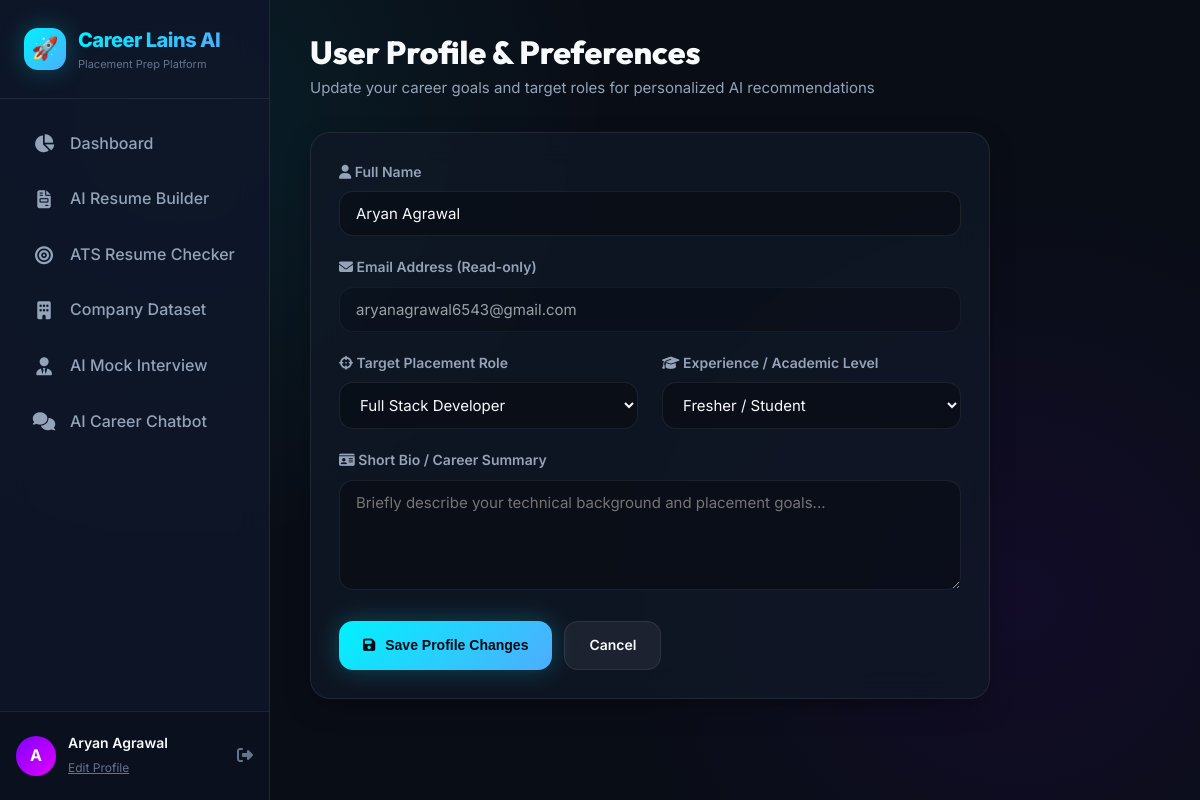
Screenshot of /profile (signed in) with the database file from the repository.
### tables this page shows
CREATE TABLE users (
    id INTEGER PRIMARY KEY AUTOINCREMENT,
    name TEXT NOT NULL,
    email TEXT UNIQUE NOT NULL,
    password_hash TEXT NOT NULL,
    target_role TEXT DEFAULT 'Software Engineer',
    experience_level TEXT DEFAULT 'Fresher / Student',
    bio TEXT DEFAULT '',
    created_at TIMESTAMP DEFAULT CURRENT_TIMESTAMP
);

### app.py (the view, shortened to what this page needs)
@app.route('/profile', methods=['GET', 'POST'])
@login_required
def profile():
    return render_template('profile.html', user=g.user)

### app.py (called while the page is built)
def login_required(f):
    @wraps(f)
    def decorated_function(*args, **kwargs):
        if 'user_id' not in session:
            flash('Please sign in / log in to access this feature.', 'warning')
            return redirect(url_for('login'))
        return f(*args, **kwargs)
    return decorated_function

@app.before_request
def load_logged_in_user():
    user_id = session.get('user_id')
    if user_id is None:
        g.user = None
    else:
        g.user = db.query_db('SELECT * FROM users WHERE id = ?', [user_id], one=True)

### db.py (called while the page is built)
def query_db(query, args=(), one=False):
    conn = sqlite3.connect(DATABASE_PATH)
    conn.row_factory = sqlite3.Row
    cur = conn.execute(query, args)
    rv = cur.fetchall()
    cur.close()
    conn.close()
    return (rv[0] if rv else None) if one else rv

### templates/profile.html (shortened to what this page needs)
{% extends 'base.html' %}
{% block content %}
<div class="page-header">
    <div>
        <h1 class="page-title">User Profile & Preferences</h1>
        <p class="page-subtitle">Update your career goals and target roles for personalized AI recommendations</p>
    </div>
</div>
<div style="max-width: 680px;">
    <div class="glass-card">
        <form action="{{ url_for('profile') }}" method="POST">
            <div class="form-group">
                <label class="form-label"><i class="fa-solid fa-user"></i> Full Name</label>
                <input type="text" name="name" class="form-control" value="{{ user.name }}" required>
            </div>
            <div class="form-group">
                <label class="form-label"><i class="fa-solid fa-envelope"></i> Email Address (Read-only)</label>
                <input type="email" class="form-control" value="{{ user.email }}" disabled style="opacity: 0.6;">
            </div>
            <div class="grid-2">
                <div class="form-group">
                    <label class="form-label"><i class="fa-solid fa-crosshairs"></i> Target Placement Role</label>
                    <select name="target_role" class="form-control">
                        <option value="Full Stack Developer" {% if user.target_role == 'Full Stack Developer' %}selected{% endif %}>Full Stack Developer</option>
                    </select>
                </div>
                <div class="form-group">
                    <label class="form-label"><i class="fa-solid fa-graduation-cap"></i> Experience / Academic Level</label>
                    <select name="experience_level" class="form-control">
                        <option value="Fresher / Student" {% if user.experience_level == 'Fresher / Student' %}selected{% endif %}>Fresher / Student</option>
                    </select>
                </div>
            </div>
            <div class="form-group">
                <label class="form-label"><i class="fa-solid fa-id-card"></i> Short Bio / Career Summary</label>
                <textarea name="bio" class="form-control" placeholder="Briefly describe your technical background and placement goals...">{{ user.bio or '' }}</textarea>
            </div>
            <div style="display: flex; gap: 12px; margin-top: 24px;">
                <button type="submit" class="btn btn-primary">
                    <i class="fa-solid fa-floppy-disk"></i> Save Profile Changes
                </button>
                <a href="{{ url_for('dashboard') }}" class="btn btn-secondary">Cancel</a>
            </div>
        </form>
    </div>
</div>
{% endblock %}

### templates/base.html (shortened to what this page needs)
<!DOCTYPE html>
<html lang="en">
<head>
    <link rel="stylesheet" href="https://cdnjs.cloudflare.com/ajax/libs/font-awesome/6.4.0/css/all.min.css">
    <link rel="stylesheet" href="{{ url_for('static', filename='css/style.css') }}">
</head>
<body>
    <div class="app-container">
        {% if session.get('user_id') %}
        <aside class="sidebar">
            <div class="sidebar-header">
                <div class="brand-logo">🚀</div>
                <div>
                    <div class="brand-title">Career Lains AI</div>
                    <div style="font-size: 11px; color: var(--text-muted);">Placement Prep Platform</div>
                </div>
            </div>
            <nav class="sidebar-nav">
                <a href="{{ url_for('dashboard') }}" class="nav-link {% if request.endpoint == 'dashboard' %}active{% endif %}">
                    <i class="fa-solid fa-chart-pie"></i> Dashboard
                </a>
                <a href="{{ url_for('resume_builder') }}" class="nav-link {% if request.endpoint == 'resume_builder' %}active{% endif %}">
                    <i class="fa-solid fa-file-invoice"></i> AI Resume Builder
                </a>
                <a href="{{ url_for('ats_checker') }}" class="nav-link {% if request.endpoint == 'ats_checker' %}active{% endif %}">
                    <i class="fa-solid fa-bullseye"></i> ATS Resume Checker
                </a>
                <a href="{{ url_for('company_list') }}" class="nav-link {% if request.endpoint in ['company_list', 'company_detail'] %}active{% endif %}">
                    <i class="fa-solid fa-building"></i> Company Dataset
                </a>
                <a href="{{ url_for('interview_prep') }}" class="nav-link {% if request.endpoint == 'interview_prep' %}active{% endif %}">
                    <i class="fa-solid fa-user-tie"></i> AI Mock Interview
                </a>
                <a href="{{ url_for('chatbot') }}" class="nav-link {% if request.endpoint == 'chatbot' %}active{% endif %}">
                    <i class="fa-solid fa-comments"></i> AI Career Chatbot
                </a>
            </nav>
            <div class="sidebar-user">
                <div class="user-avatar">
                    {{ session.get('user_name', 'U')[0].upper() }}
                </div>
                <div class="user-info">
                    <div class="user-name">{{ session.get('user_name', 'User') }}</div>
                    <a href="{{ url_for('profile') }}" class="user-role" style="text-decoration: underline;">Edit Profile</a>
                </div>
                <a href="{{ url_for('logout') }}" title="Logout" style="color: var(--text-muted); font-size: 16px; margin-left: 8px;">
                    <i class="fa-solid fa-right-from-bracket"></i>
                </a>
            </div>
        </aside>
        {% endif %}
        <main class="main-content" {% if not session.get('user_id') %}style="margin-left: 0;"{% endif %}>
            {% block content %}{% endblock %}
        </main>
    </div>
</body>
</html>

### rows the page displays
users: get "Aryan Agrawal", name "Aryan Agrawal", email "aryanagrawal6543@gmail.com", target_role "Full Stack Developer", experience_level "Fresher / Student"

### other values shown
{{ session.get('user_name', 'U')[0].upper() }} "A"
